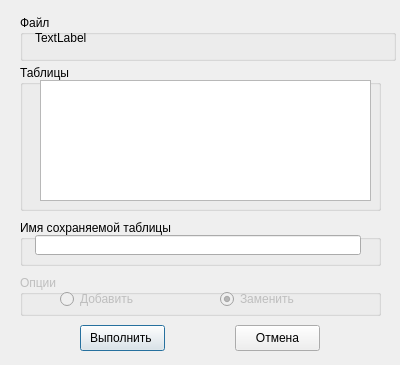
<?xml version="1.0" encoding="UTF-8"?>
<ui version="4.0">
 <class>Dialog</class>
 <widget class="QDialog" name="Dialog">
  <property name="geometry">
   <rect>
    <x>0</x>
    <y>0</y>
    <width>400</width>
    <height>365</height>
   </rect>
  </property>
  <property name="windowTitle">
   <string>Dialog</string>
  </property>
  <widget class="QGroupBox" name="groupBox">
   <property name="geometry">
    <rect>
     <x>20</x>
     <y>65</y>
     <width>361</width>
     <height>146</height>
    </rect>
   </property>
   <property name="title">
    <string>Таблицы</string>
   </property>
   <widget class="QListWidget" name="lst_table">
    <property name="geometry">
     <rect>
      <x>20</x>
      <y>15</y>
      <width>331</width>
      <height>121</height>
     </rect>
    </property>
   </widget>
  </widget>
  <widget class="QGroupBox" name="groupBox_2">
   <property name="geometry">
    <rect>
     <x>20</x>
     <y>15</y>
     <width>376</width>
     <height>46</height>
    </rect>
   </property>
   <property name="title">
    <string>Файл</string>
   </property>
   <widget class="QLabel" name="lb_path_file">
    <property name="geometry">
     <rect>
      <x>15</x>
      <y>10</y>
      <width>351</width>
      <height>26</height>
     </rect>
    </property>
    <property name="text">
     <string>TextLabel</string>
    </property>
   </widget>
  </widget>
  <widget class="QGroupBox" name="groupBox_3">
   <property name="geometry">
    <rect>
     <x>20</x>
     <y>220</y>
     <width>361</width>
     <height>46</height>
    </rect>
   </property>
   <property name="title">
    <string>Имя сохраняемой таблицы</string>
   </property>
   <widget class="QLineEdit" name="ln_name_new_tab">
    <property name="geometry">
     <rect>
      <x>15</x>
      <y>15</y>
      <width>326</width>
      <height>20</height>
     </rect>
    </property>
   </widget>
  </widget>
  <widget class="QGroupBox" name="gpb_options">
   <property name="enabled">
    <bool>false</bool>
   </property>
   <property name="geometry">
    <rect>
     <x>20</x>
     <y>275</y>
     <width>361</width>
     <height>41</height>
    </rect>
   </property>
   <property name="title">
    <string>Опции</string>
   </property>
   <widget class="QRadioButton" name="rb_add">
    <property name="geometry">
     <rect>
      <x>40</x>
      <y>15</y>
      <width>90</width>
      <height>18</height>
     </rect>
    </property>
    <property name="text">
     <string>Добавить</string>
    </property>
    <property name="checked">
     <bool>false</bool>
    </property>
   </widget>
   <widget class="QRadioButton" name="rb_replace">
    <property name="geometry">
     <rect>
      <x>200</x>
      <y>15</y>
      <width>90</width>
      <height>18</height>
     </rect>
    </property>
    <property name="text">
     <string>Заменить</string>
    </property>
    <property name="checked">
     <bool>true</bool>
    </property>
   </widget>
  </widget>
  <widget class="QPushButton" name="pb_run">
   <property name="geometry">
    <rect>
     <x>80</x>
     <y>325</y>
     <width>85</width>
     <height>26</height>
    </rect>
   </property>
   <property name="text">
    <string>Выполнить </string>
   </property>
  </widget>
  <widget class="QPushButton" name="pb_cancel">
   <property name="geometry">
    <rect>
     <x>235</x>
     <y>325</y>
     <width>85</width>
     <height>26</height>
    </rect>
   </property>
   <property name="text">
    <string>Отмена</string>
   </property>
  </widget>
 </widget>
 <resources/>
 <connections/>
</ui>
